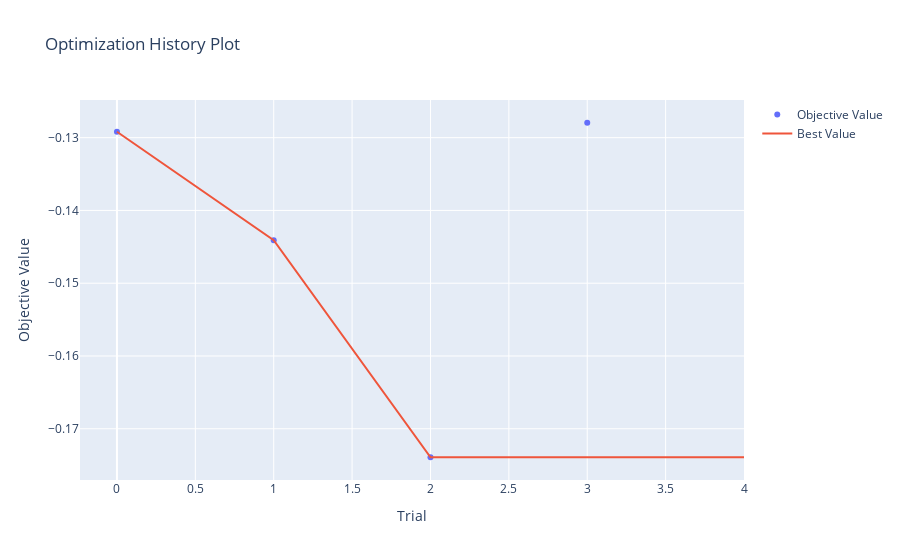

Notebook code for this chart:
### Markdown cell above
#### Courbe des performances

### Code cell
optuna_viz.plot_optimization_history(study)

### Figure 1 — Plotly figure (JSON) as saved in the notebook; plotly's stock layout.template omitted (floating-point values rounded to 4 significant figures)
{"data": [{"mode": "markers", "name": "Objective Value", "type": "scatter", "x": [0, 1, 2, 3], "y": [-0.1292, -0.1441, -0.1739, -0.128]}, {"mode": "lines", "name": "Best Value", "type": "scatter", "x": [0, 1, 2, 3, 4], "y": [-0.1292, -0.1441, -0.1739, -0.1739, -0.1739]}, {"marker": {"color": "#cccccc"}, "mode": "markers", "name": "Infeasible Trial", "showlegend": false, "type": "scatter", "x": [], "y": []}], "layout": {"title": {"text": "Optimization History Plot"}, "xaxis": {"title": {"text": "Trial"}}, "yaxis": {"title": {"text": "Objective Value"}}}}
